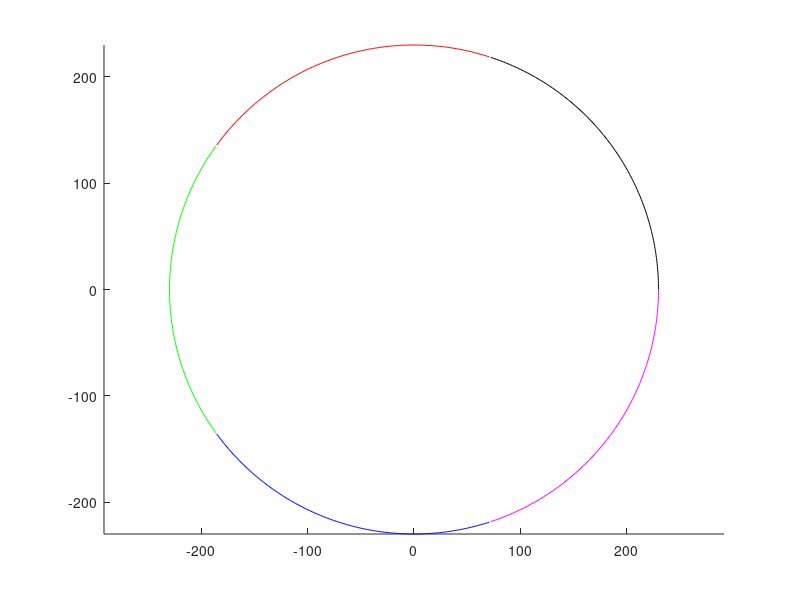
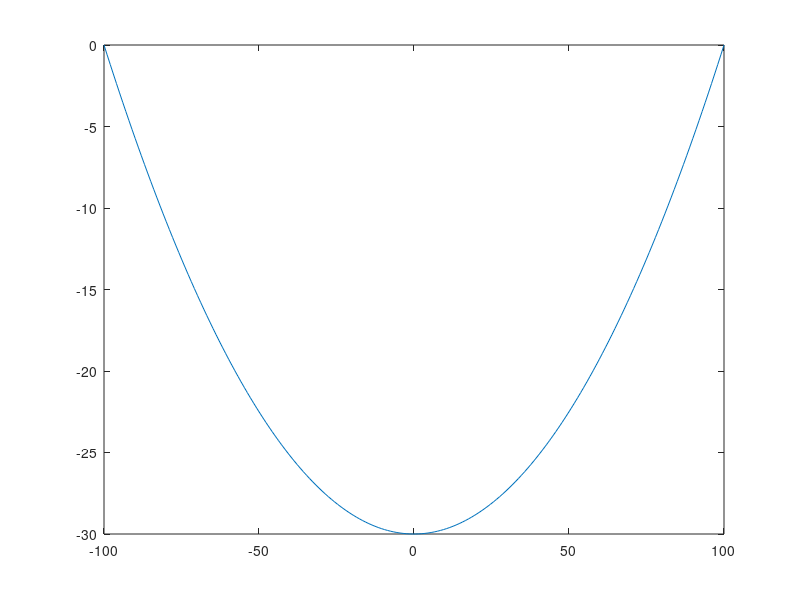
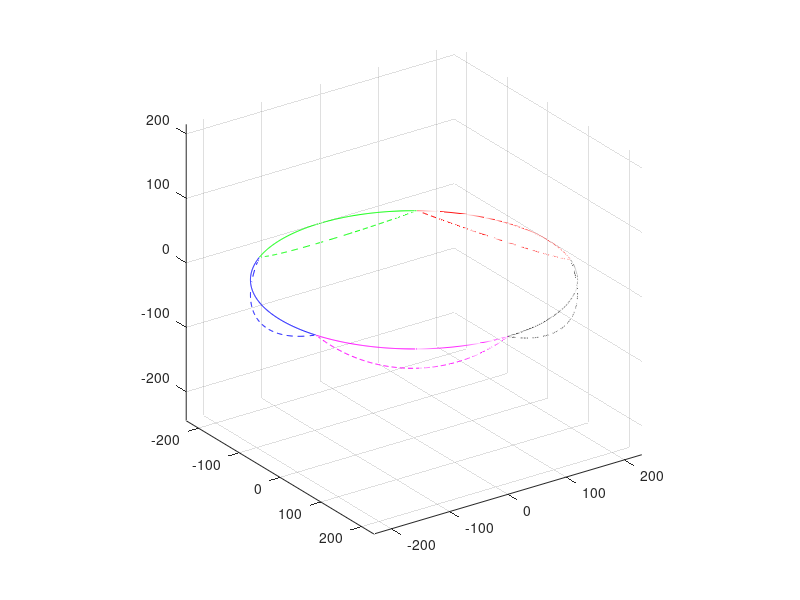

Write the MATLAB code that produced these figures, in order.
clear all
close all

% Set variables for trajectory
radius = 230;
points = 200;
depth = 30;

% Initialize xy plane circle paths
th = linspace(0, 2*pi, 5*points);
x = radius * cos(th);
y = radius * sin(th);

% Plot data in xy plane and format
figure(1)
sectionA = {'k', 'r', 'g', 'b', 'm'};

hold on
plot(x(1:points), y(1:points), sectionA{1})

for ii = 1:4
    plot(x(ii*points+1:(ii+1)*points), y(ii*points+1:(ii+1)*points), sectionA{ii+1})
end

hold off
axis equal

% Initialize z parabolic trajectory and plot
t = linspace(-points/2, points/2, points);
z = (depth/(points/2)^2)*t.^2 - depth;

figure(2)
plot(t,z)

% Visualize in 3 dimensions
figure(3)
sectionB = {'--k', '--r', '--g', '--b', '--m'};

hold on
plot3(x(1:points), y(1:points), zeros(1,200), sectionA{1})
plot3(x(1:points), y(1:points), z, sectionB{1})

for ii = 1:4
  plot3(x(ii*points+1:(ii+1)*points), y(ii*points+1:(ii+1)*points), zeros(1,200), sectionA{ii+1})
  plot3(x(ii*points+1:(ii+1)*points), y(ii*points+1:(ii+1)*points), z, sectionB{ii+1})
end

hold off
view([55, 25])
axis equal
grid on
